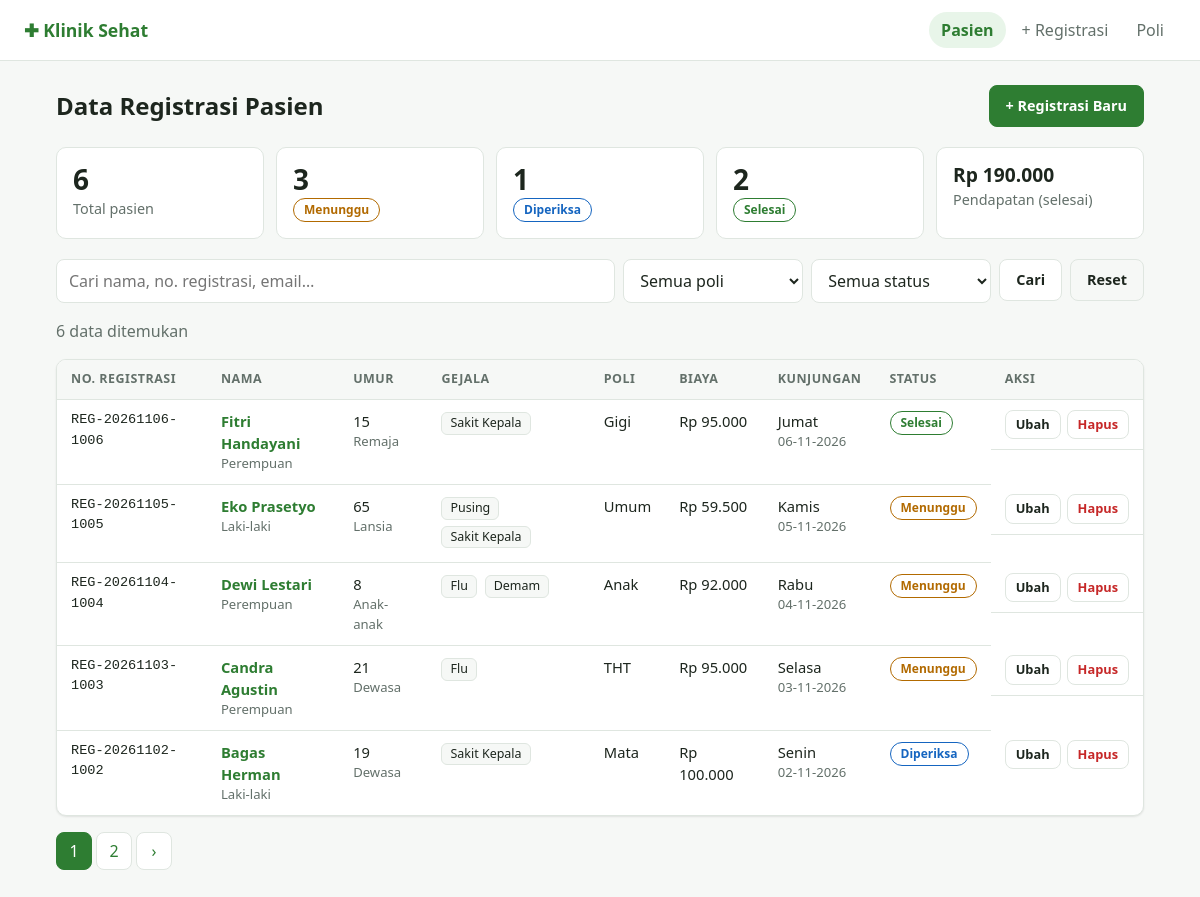
The page / on the database its author committed.
### tables this page shows
CREATE TABLE pasien (
    id                INT AUTO_INCREMENT PRIMARY KEY,
    no_registrasi     VARCHAR(20)  NOT NULL UNIQUE,
    nama              VARCHAR(50)  NOT NULL,
    umur              INT          NOT NULL,
    email             VARCHAR(50)  NOT NULL,
    no_hp             VARCHAR(13)  NOT NULL,           
    pin               VARCHAR(255) NOT NULL,           
    jenis_kelamin     ENUM('L','P') NOT NULL,          
    gejala            VARCHAR(255) NOT NULL,           
    poli_id           INT          NOT NULL,           
    deskripsi         TEXT,
    bukti_bayar       VARCHAR(255),                    
    status            ENUM('Menunggu','Diperiksa','Selesai') NOT NULL DEFAULT 'Menunggu',
    tanggal_kunjungan DATE         NOT NULL,
    created_at        TIMESTAMP    DEFAULT CURRENT_TIMESTAMP,

     
    CONSTRAINT fk_pasien_poli FOREIGN KEY (poli_id) REFERENCES poli(id)
        ON UPDATE CASCADE ON DELETE RESTRICT
);

CREATE TABLE poli (
    id        INT AUTO_INCREMENT PRIMARY KEY,
    nama_poli VARCHAR(50) NOT NULL UNIQUE,
    tarif     INT NOT NULL DEFAULT 0
);

### src/helpers.php (called while the page is built, shortened)
<?php
function e(string|int|float|null $value): string
{
    return htmlspecialchars((string) $value, ENT_QUOTES | ENT_SUBSTITUTE, 'UTF-8');
}
function url(string $route, array $params = []): string
{
    return 'index.php?' . http_build_query(['r' => $route] + $params);
}
function view(string $template, array $data = []): void
{
    extract($data, EXTR_SKIP);
    require BASE_PATH . "/views/{$template}.php";
    require BASE_PATH . '/views/layout.php';
}
function rupiah(int|string|null $angka): string
{
    return 'Rp ' . number_format((int) $angka, 0, ',', '.');
}
function tanggal(string $tanggal, string $format = 'd-m-Y'): string
{
    return (new DateTimeImmutable($tanggal))->format($format);
}
function nama_hari(string $tanggal): string
{
    return match ((int) (new DateTimeImmutable($tanggal))->format('N')) {
        1 => 'Senin', 2 => 'Selasa', 3 => 'Rabu', 4 => 'Kamis',
        5 => 'Jumat', 6 => 'Sabtu', 7 => 'Minggu',
    };
}
function kategori_usia(int $umur): string
{
    return match (true) {
        $umur <= 12 => 'Anak-anak',
        $umur <= 17 => 'Remaja',
        $umur <= 59 => 'Dewasa',
        default     => 'Lansia',
    };
}

### src/Controllers/PasienController.php (called while the page is built, shortened)
<?php
final class PasienController
{
    public function index(): void
    {
        $filter = [
            'q'       => trim((string) ($_GET['q'] ?? '')),
            'poli_id' => (int) ($_GET['poli_id'] ?? 0),
            'status'  => Status::tryFrom((string) ($_GET['status'] ?? ''))?->value,
        ];
        $page   = max(1, (int) ($_GET['page'] ?? 1));
        $result = $this->pasien->paginate($filter, $page, $this->perPage);
        view('pasien/index', [
            'title'      => 'Data Pasien',
            'items'      => $result['items'],
            'total'      => $result['total'],
            'page'       => $page,
            'totalPages' => max(1, (int) ceil($result['total'] / $this->perPage)),
            'filter'     => $filter,
            'polis'      => $this->poli->all(),
            'stats'      => $this->pasien->stats(),
        ]);
    }
}

### public/index.php (called while the page is built, shortened)
<?php
require __DIR__ . '/../src/bootstrap.php';
try {
    $pdo = Database::connect($config['db']);
} catch (PDOException $e) {
    abort(500, 'Tidak bisa terhubung ke database. Pastikan MySQL di XAMPP menyala dan database.sql sudah di-import. (' . $e->getMessage() . ')');
}
$poliRepo   = new PoliRepository($pdo);
$pasienRepo = new PasienRepository($pdo);
$uploader   = new FileUploader($config['upload']['dir'], $config['upload']['max_size'], $config['upload']['mime']);
$pasien = new PasienController($pasienRepo, $poliRepo, $uploader, $config['app']['per_page']);
$poli   = new PoliController($poliRepo);
$method = $_SERVER['REQUEST_METHOD'];
$route  = (string) ($_GET['r'] ?? 'pasien.index');
$id     = (int) ($_GET['id'] ?? 0);
match ([$method, $route]) {
    ['GET',  'pasien.index']   => $pasien->index(),
    ['GET',  'pasien.show']    => $pasien->show($id),
    ['GET',  'pasien.create']  => $pasien->create(),
    ['POST', 'pasien.store']   => $pasien->store(),
    ['GET',  'pasien.edit']    => $pasien->edit($id),
    ['POST', 'pasien.update']  => $pasien->update($id),
    ['POST', 'pasien.destroy'] => $pasien->destroy($id),
    ['GET',  'poli.index']     => $poli->index(),
    ['POST', 'poli.store']     => $poli->store(),
    ['POST', 'poli.update']    => $poli->update($id),
    ['POST', 'poli.destroy']   => $poli->destroy($id),
    default                    => abort(404),
};

### src/Repositories/PasienRepository.php (called while the page is built, shortened)
<?php
final class PasienRepository
{
    public function paginate(array $filter, int $page, int $perPage): array
    {
        [$where, $params] = $this->buildWhere($filter);
        $stmt = $this->pdo->prepare("SELECT COUNT(*) FROM pasien p $where");
        $stmt->execute($params);
        $total = (int) $stmt->fetchColumn();
        $sql = "SELECT p.*, po.nama_poli, po.tarif
                FROM pasien p
                JOIN poli po ON po.id = p.poli_id
                $where
                ORDER BY p.tanggal_kunjungan DESC, p.id DESC
                LIMIT :limit OFFSET :offset";
        $stmt = $this->pdo->prepare($sql);
        $stmt->bindValue('limit', $perPage, PDO::PARAM_INT);
        $stmt->bindValue('offset', ($page - 1) * $perPage, PDO::PARAM_INT);
        $stmt->execute();
        return ['items' => $stmt->fetchAll(), 'total' => $total];
    }
    private function buildWhere(array $filter): array
    {
        $conditions = [];
        $params     = [];
        $where = $conditions ? 'WHERE ' . implode(' AND ', $conditions) : '';
        return [$where, $params];
    }
    public function stats(): array
    {
        $row = $this->pdo->query(
            "SELECT
                COUNT(*)                    AS total,
                SUM(status = 'Menunggu')    AS menunggu,
                SUM(status = 'Diperiksa')   AS diperiksa,
                SUM(status = 'Selesai')     AS selesai
             FROM pasien"
        )->fetch();
        $stats = array_map(fn ($v) => (int) $v, $row);
        $selesai = $this->pdo->query(
            "SELECT p.umur, p.gejala, po.tarif
             FROM pasien p JOIN poli po ON po.id = p.poli_id
             WHERE p.status = 'Selesai'"
        )->fetchAll();
        $stats['pendapatan'] = array_sum(array_map(
            fn (array $r): int => BiayaCalculator::forRow($r)['total'],
            $selesai,
        ));
        return $stats;
    }
}

### src/Enums/Status.php (called while the page is built, shortened)
<?php
enum Status: string
{
    public function badgeClass(): string
    {
        return match ($this) {
            self::Menunggu  => 'badge badge--warning',
            self::Diperiksa => 'badge badge--info',
            self::Selesai   => 'badge badge--success',
        };
    }
}

### src/bootstrap.php (called while the page is built, shortened)
<?php
spl_autoload_register(function (string $class): void {
    $prefix = 'App\\';
    $relative = str_replace('\\', '/', substr($class, strlen($prefix)));
    $file     = __DIR__ . '/' . $relative . '.php';
});
require __DIR__ . '/helpers.php';

### src/Enums/JenisKelamin.php (called while the page is built, shortened)
<?php
enum JenisKelamin: string
{
    public function label(): string
    {
        return match ($this) {
            self::L => 'Laki-laki',
            self::P => 'Perempuan',
        };
    }
}

### src/Enums/Gejala.php (called while the page is built, shortened)
<?php
enum Gejala: string
{
    public function biaya(): int
    {
        return match ($this) {
            self::Pusing      => 15000,
            self::SakitKepala => 20000,
            self::Flu         => 25000,
            self::Demam       => 30000,
        };
    }
}

### src/Support/BiayaCalculator.php (called while the page is built, shortened)
<?php
final class BiayaCalculator
{
    public static function hitung(int $tarifPoli, string $gejalaCsv, int $umur): array
    {
        $biayaGejala = array_sum(array_map(
            fn (string $g): int => Gejala::tryFrom($g)?->biaya() ?? 0,
            explode(',', $gejalaCsv),
        ));
        $subtotal = $tarifPoli + $biayaGejala;
        $persen   = match (kategori_usia($umur)) {
            'Anak-anak' => 20,
            'Lansia'    => 30,
            default     => 0,
        };
        $diskon = (int) round($subtotal * $persen / 100);
        return [
            'biaya_pokok'  => $tarifPoli,
            'biaya_gejala' => $biayaGejala,
            'subtotal'     => $subtotal,
            'persen'       => $persen,
            'diskon'       => $diskon,
            'total'        => $subtotal - $diskon,
        ];
    }
    public static function forRow(array $row): array
    {
        return self::hitung((int) $row['tarif'], (string) $row['gejala'], (int) $row['umur']);
    }
}

### views/pasien/index.php (the view, shortened to what this page needs)
<?php
$pageUrl = fn (int $p): string => url('pasien.index', array_filter($filter) + ['page' => $p]);
?>
<div class="page-head">
    <h1>Data Registrasi Pasien</h1>
    <a href="<?= url('pasien.create') ?>" class="btn btn--primary">+ Registrasi Baru</a>
</div>
<section class="stats">
    <div class="stat"><span class="stat__value"><?= $stats['total'] ?></span><span>Total pasien</span></div>
    <?php foreach (Status::cases() as $s): ?>
        <div class="stat">
            <span class="stat__value"><?= $stats[strtolower($s->value)] ?></span>
            <span class="<?= $s->badgeClass() ?>"><?= $s->value ?></span>
        </div>
    <?php endforeach; ?>
    <div class="stat"><span class="stat__value stat__value--sm"><?= rupiah($stats['pendapatan']) ?></span><span>Pendapatan (selesai)</span></div>
</section>
<form method="get" class="toolbar">
    <input type="search" name="q" value="<?= e($filter['q']) ?>" placeholder="Cari nama, no. registrasi, email…">
    <select name="poli_id">
        <option value="">Semua poli</option>
    </select>
    <select name="status">
        <option value="">Semua status</option>
    </select>
    <button class="btn">Cari</button>
    <a href="<?= url('pasien.index') ?>" class="btn btn--ghost">Reset</a>
</form>
<p class="muted"><?= $total ?> data ditemukan</p>
<?php if (!$items): ?>
    <div class="empty">Belum ada data yang cocok.</div>
<?php else: ?>
    <div class="table-wrap">
        <table class="table">
            <thead>
                <tr>
                    <th>No. Registrasi</th>
                    <th>Nama</th>
                    <th>Umur</th>
                    <th>Gejala</th>
                    <th>Poli</th>
                    <th class="text-right">Biaya</th>
                    <th>Kunjungan</th>
                    <th>Status</th>
                    <th class="text-right">Aksi</th>
                </tr>
            </thead>
            <tbody>
                <?php foreach ($items as $row):
                    $status = Status::from($row['status']); ?>
                    <tr>
                        <td class="mono"><?= e($row['no_registrasi']) ?></td>
                        <td>
                            <a href="<?= url('pasien.show', ['id' => $row['id']]) ?>"><strong><?= e($row['nama']) ?></strong></a>
                            <div class="muted small"><?= JenisKelamin::from($row['jenis_kelamin'])->label() ?></div>
                        </td>
                        <td><?= $row['umur'] ?> <div class="muted small"><?= kategori_usia((int) $row['umur']) ?></div></td>
                        <td>
                            <?php foreach (explode(',', $row['gejala']) as $g): ?>
                                <span class="chip"><?= e($g) ?></span>
                            <?php endforeach; ?>
                        </td>
                        <td><?= e($row['nama_poli']) ?></td>
                        <td class="text-right"><?= rupiah(BiayaCalculator::forRow($row)['total']) ?></td>
                        <td><?= nama_hari($row['tanggal_kunjungan']) ?><div class="muted small"><?= tanggal($row['tanggal_kunjungan']) ?></div></td>
                        <td><span class="<?= $status->badgeClass() ?>"><?= $status->value ?></span></td>
                        <td class="actions">
                            <a href="<?= url('pasien.edit', ['id' => $row['id']]) ?>" class="btn btn--sm">Ubah</a>
                            <form method="post" action="<?= url('pasien.destroy', ['id' => $row['id']]) ?>"
                                  onsubmit="return confirm(<?= e(json_encode('Hapus data ' . $row['nama'] . '?')) ?>)">
                                <button class="btn btn--sm btn--danger">Hapus</button>
                            </form>
                        </td>
                    </tr>
                <?php endforeach; ?>
            </tbody>
        </table>
    </div>
    <?php if ($totalPages > 1): ?>
        <nav class="pagination" aria-label="Halaman">
            <?php foreach (range(1, $totalPages) as $p): ?>
                <a href="<?= e($pageUrl($p)) ?>" class="<?= $p === $page ? 'is-active' : '' ?>"><?= $p ?></a>
            <?php endforeach; ?>
            <?php if ($page < $totalPages): ?><a href="<?= e($pageUrl($page + 1)) ?>">›</a><?php endif; ?>
        </nav>
    <?php endif; ?>
<?php endif; ?>

### rows shown on the page
pasien: value "1", status "Diperiksa", no_registrasi "REG-20261102-1002", nama "Bagas Herman", jenis_kelamin "Laki-laki", umur "19", umur "Dewasa", gejala "Sakit Kepala", poli.nama_poli "Mata", rupiah(BiayaCalculator::forRow($row)['total']) "Rp 100.000", tanggal_kunjungan "Senin", tanggal_kunjungan "02-11-2026"
pasien: value "2", status "Selesai", no_registrasi "REG-20261106-1006", nama "Fitri Handayani", jenis_kelamin "Perempuan", umur "15", umur "Remaja", gejala "Sakit Kepala", poli.nama_poli "Gigi", rupiah(BiayaCalculator::forRow($row)['total']) "Rp 95.000", tanggal_kunjungan "Jumat", tanggal_kunjungan "06-11-2026"
pasien: no_registrasi "REG-20261105-1005", nama "Eko Prasetyo", jenis_kelamin "Laki-laki", umur "65", umur "Lansia", gejala "Pusing", gejala "Sakit Kepala", poli.nama_poli "Umum", rupiah(BiayaCalculator::forRow($row)['total']) "Rp 59.500", tanggal_kunjungan "Kamis", tanggal_kunjungan "05-11-2026", value "Menunggu"
pasien: no_registrasi "REG-20261104-1004", nama "Dewi Lestari", jenis_kelamin "Perempuan", umur "8", umur "Anak-anak", gejala "Flu", gejala "Demam", poli.nama_poli "Anak", rupiah(BiayaCalculator::forRow($row)['total']) "Rp 92.000", tanggal_kunjungan "Rabu", tanggal_kunjungan "04-11-2026", value "Menunggu"
pasien: no_registrasi "REG-20261103-1003", nama "Candra Agustin", jenis_kelamin "Perempuan", umur "21", umur "Dewasa", gejala "Flu", poli.nama_poli "THT", rupiah(BiayaCalculator::forRow($row)['total']) "Rp 95.000", tanggal_kunjungan "Selasa", tanggal_kunjungan "03-11-2026", value "Menunggu"

### other values the page prints
config('app.name') "Klinik Sehat"
$stats['total'] "6"
$stats[strtolower($s->value)] "3"
$s->value "Menunggu"
rupiah($stats['pendapatan']) "Rp 190.000"
$total "6"
$p "1"
$p "2"
